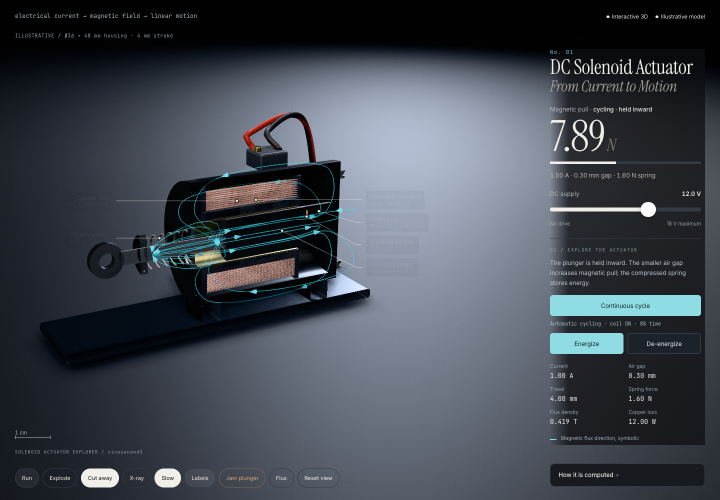
#> input picture review/desktop.png, 1440 x 1000 px (shown at 1/2 size)
$ python contact-sheet.py ../review
#> lines starting #> are read from the running program, lines starting #| are printed output that depends on the picture
from PIL import Image,ImageDraw
from pathlib import Path
import sys
folder=Path(sys.argv[1]);files=list(folder.glob('*.png'))
canvas=Image.new('RGB',(1200,((len(files)+2)//3)*300),'#21262b');d=ImageDraw.Draw(canvas)
#> after `canvas = Image.new('RGB', (1200, (len(files) + 2) // 3 * 300), '#21262`:
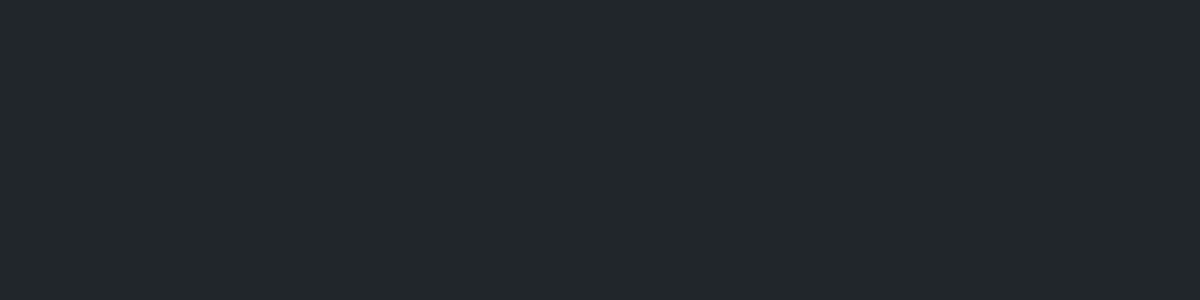
#> canvas: PIL image 1200x300 RGB; mean R, G, B 33, 38, 43
for j,f in enumerate(files):
 im=Image.open(f).convert('RGB');im.thumbnail((400,275));x=j%3*400;y=j//3*300;canvas.paste(im,(x,y+22));d.text((x+10,y+5),f.name,fill='white')
#> further down, im is the input picture: PIL image 1440x1000 RGB; mean R, G, B 65.8, 72.1, 80.8
#> after `im.thumbnail((400, 275))`:
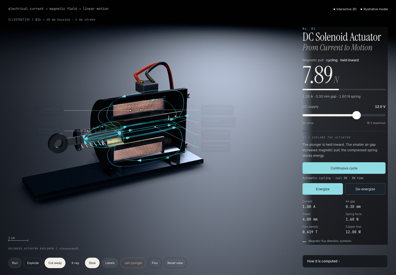
#> im: PIL image 396x275 RGB; mean R, G, B 65.9, 72.1, 80.8
#> after `canvas.paste(im, (x, y + 22))`:
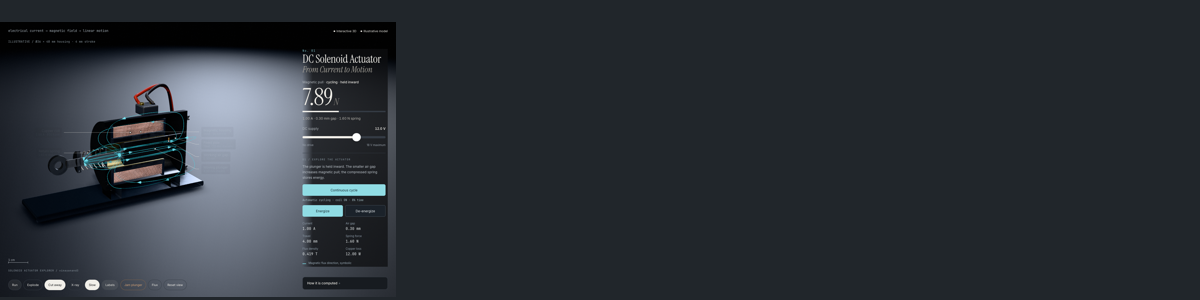
#> canvas: PIL image 1200x300 RGB; mean R, G, B 42.9, 48.3, 54.4
canvas.save(folder/'contact.jpg')

$ run again, on review/mobile.png
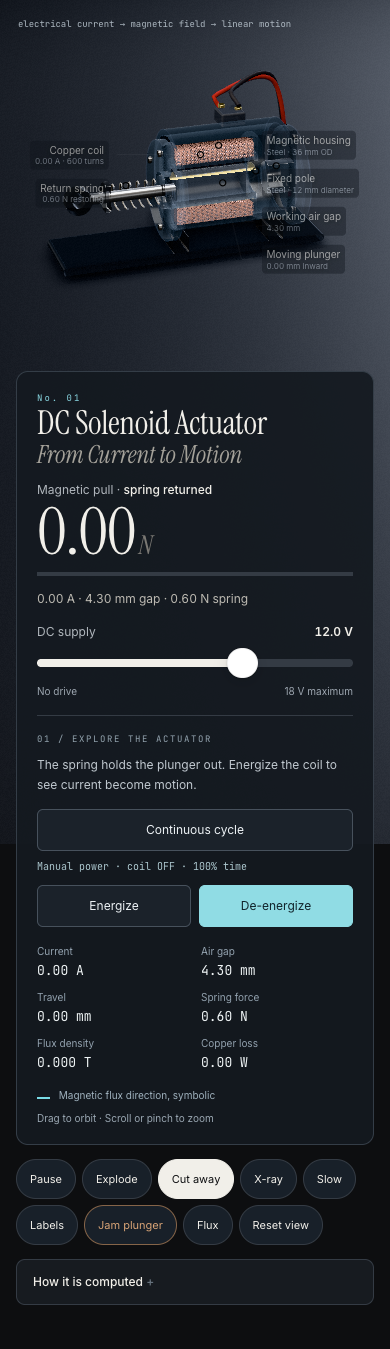
#> input picture review/mobile.png, 390 x 1349 px
#> im is the input picture: PIL image 390x1349 RGB; mean R, G, B 34.7, 40.3, 46.9
#> `im.thumbnail((400, 275))`:
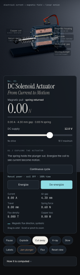
#> im: PIL image 80x275 RGB; mean R, G, B 34.8, 40.3, 46.9
#> `canvas.save(folder/'contact.jpg')`:
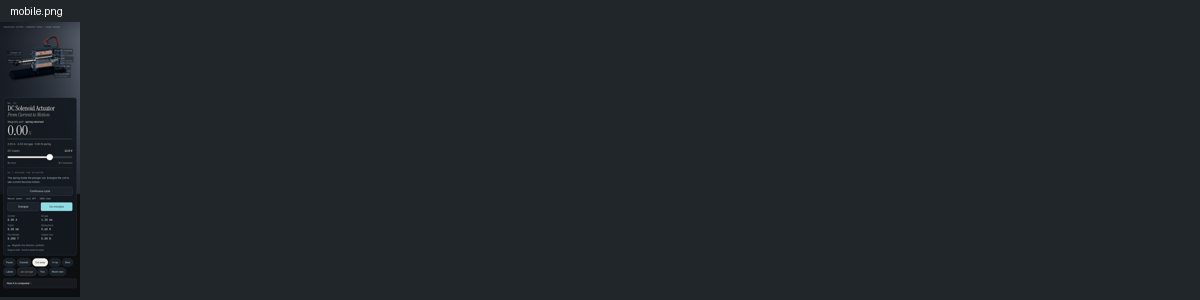
#> saved as contact.jpg: PIL image 1200x300 RGB; mean R, G, B 33.2, 38.2, 43.3
